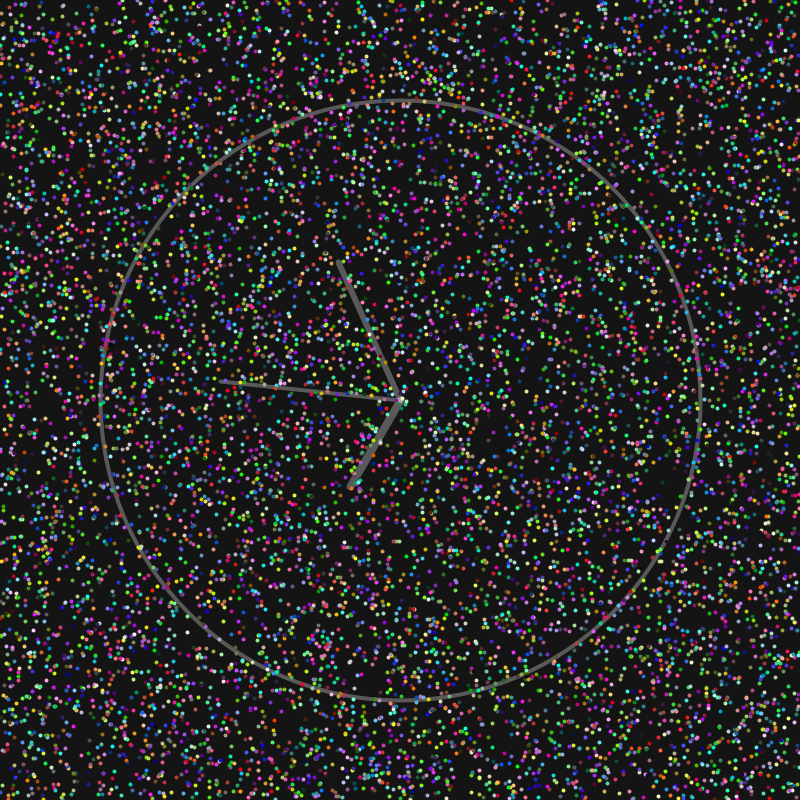
Frame 1 (no input)
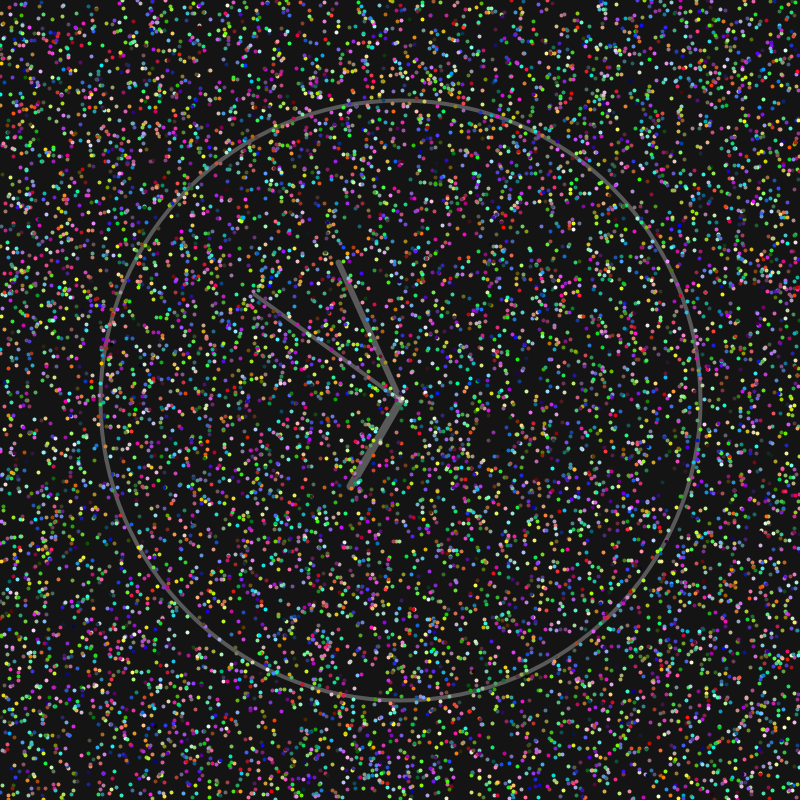
Frame 60 (the mouse pressed at the canvas centre just before this capture)
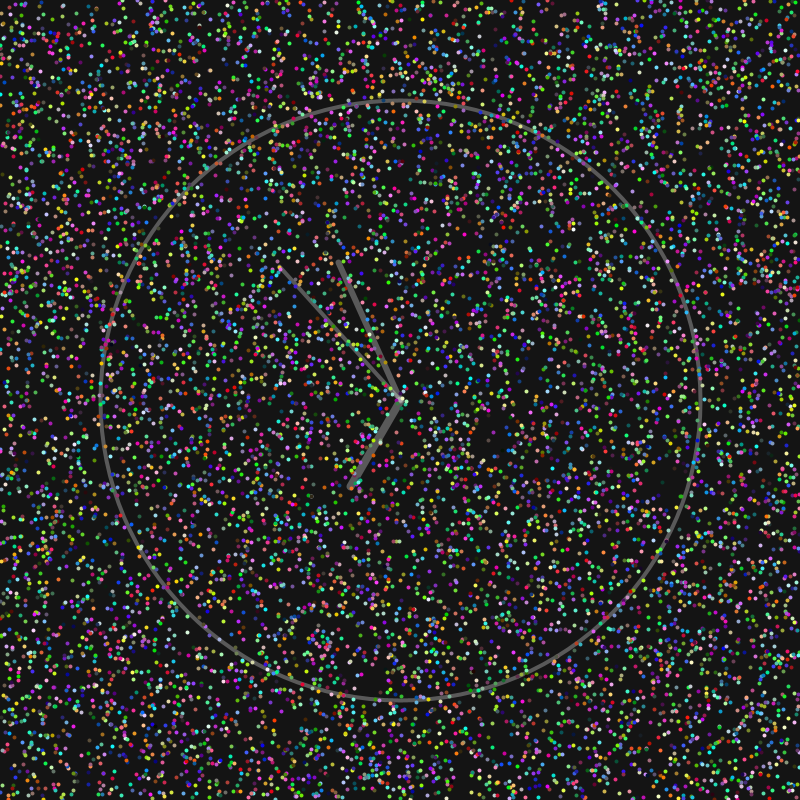
Frame 120 (the mouse held since frame 60 and released just before this capture)

The Processing sketch that drew these frames (run headless with seeded random() and noise(); from frame 60 on, the mouse is pressed at the canvas centre):

// Processing sketch: Bronson_Gregor
// ── Bronson_Gregor.pde
int numParticles = 10000;  // Number of particles in the system
ArrayList<Particle> particles;  // List to hold all particles

void setup() { //Setup of the void
  size(800, 800);  
  particles = new ArrayList<Particle>();  
  for (int i = 0; i < numParticles; i++) {
    
    particles.add(new Particle(random(width), random(height))); // Add particles to the list at random positions
  }
}

void draw() {
  background(20, 20);  
  drawAnalogClock(); // Draw the translucent analog clock in the background
  for (Particle p : particles) { // Update the particles position based on it speed then draw it 
    p.display();  
  }
}

void drawAnalogClock() {  // Dimensions and posititioning of clock
  float clockCenterX = width / 2;  
  float clockCenterY = height / 2;  
  float clockRadius = 300;  
  stroke(255, 255, 255, 75);   // Setting color for the clock face and hands
  fill(255, 255, 255, 75);    
  noFill();  
  strokeWeight(4);   
  ellipse(clockCenterX, clockCenterY, clockRadius * 2, clockRadius * 2);  

  // Time for the clock face, with hour, minute and second hands
  float hourAngle = map(hour() % 12, 0, 12, -PI / 2, 3 * PI / 2);  
  float minuteAngle = map(minute(), 0, 60, -PI / 2, 3 * PI / 2);  
  float secondAngle = map(second(), 0, 60, -PI / 2, 3 * PI / 2);  

  // Draw the hour hand
  strokeWeight(8);  
  line(clockCenterX, clockCenterY, clockCenterX + cos(hourAngle) * 100, clockCenterY + sin(hourAngle) * 100);

  // Draw the minute hand
  strokeWeight(6);  
  line(clockCenterX, clockCenterY, clockCenterX + cos(minuteAngle) * 150, clockCenterY + sin(minuteAngle) * 150);

  // Draw the second hand
  strokeWeight(4);  
  line(clockCenterX, clockCenterY, clockCenterX + cos(secondAngle) * 180, clockCenterY + sin(secondAngle) * 180);
  
  // Draw the clock center with transparency
  noStroke();  
  ellipse(clockCenterX, clockCenterY, 20, 20); 
}

class Particle { // Particle's position, speed in the X and Y direction, and color
  float x, y;  
  float speedX, speedY;  
  color col;  

  Particle(float x, float y) { // position, random x/y speed, and color
    this.x = x;  
    this.y = y;  
    this.speedX = random(-2, 2);  
    this.speedY = random(-2, 2);  
    this.col = color(random(0, 255), random(0, 255), random(0, 255), 255);
  }

  void update() { // Update position of the particle based on its individual speed
    
    x += speedX;
    y += speedY;
    
    // Creating an infinite flow 
    if (x > width) x = 0;  
    if (x < 0) x = width;  
    if (y > height) y = 0; 
    if (y < 0) y = height;  
  }

  void display() { // Draw the particle with its specific color, and thickness, and position
    stroke(col);
    strokeWeight(4);
    point(x, y);  
  }
}
